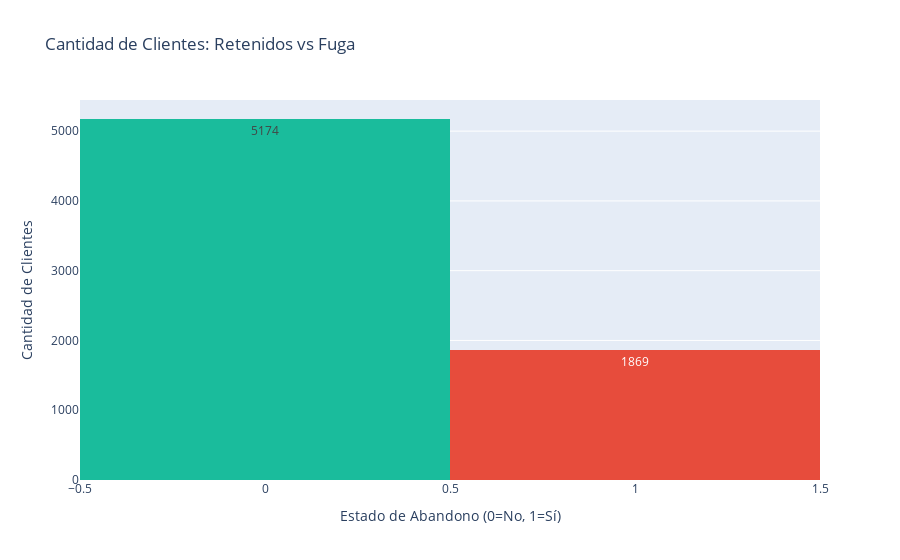

Source (notebook cell):
### Code cell
fig_bar_churn = px.histogram(df, x='Abandono', 
                             color='Abandono',
                             title='Cantidad de Clientes: Retenidos vs Fuga',
                             text_auto=True, 
                             color_discrete_map={0: COLORES['Secundario'], 1: COLORES['Alerta']})

fig_bar_churn.update_layout(
    xaxis_title="Estado de Abandono (0=No, 1=Sí)",
    yaxis_title="Cantidad de Clientes",
    showlegend=False 
)

fig_bar_churn.show()

### Figure 1 — Plotly figure (JSON) as saved in the notebook; plotly's stock layout.template omitted (floating-point values rounded to 4 significant figures; data arrays with more than 128 entries replaced by an {"elided": "..."} marker saying what was removed)
{"data": [{"bingroup": "x", "hovertemplate": "Abandono=%{x}<br>count=%{y}<extra></extra>", "legendgroup": "0.0", "marker": {"color": "#1ABC9C", "pattern": {"shape": ""}}, "name": "0.0", "orientation": "v", "showlegend": true, "texttemplate": "%{value}", "type": "histogram", "x": {"elided": "5174 float values"}, "xaxis": "x", "yaxis": "y"}, {"bingroup": "x", "hovertemplate": "Abandono=%{x}<br>count=%{y}<extra></extra>", "legendgroup": "1.0", "marker": {"color": "#E74C3C", "pattern": {"shape": ""}}, "name": "1.0", "orientation": "v", "showlegend": true, "texttemplate": "%{value}", "type": "histogram", "x": {"elided": "1869 float values"}, "xaxis": "x", "yaxis": "y"}], "layout": {"barmode": "relative", "legend": {"title": {"text": "Abandono"}, "tracegroupgap": 0}, "showlegend": false, "title": {"text": "Cantidad de Clientes: Retenidos vs Fuga"}, "xaxis": {"anchor": "y", "categoryarray": [0, 1, null], "categoryorder": "array", "domain": [0, 1], "title": {"text": "Estado de Abandono (0=No, 1=Sí)"}}, "yaxis": {"anchor": "x", "domain": [0, 1], "title": {"text": "Cantidad de Clientes"}}}}
